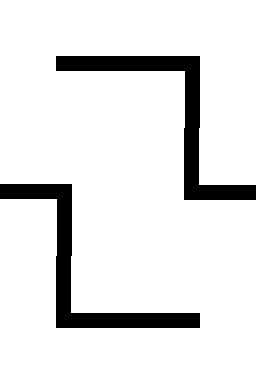

This is a level from a 2D game, rendered from its Tiled map with the project's own tilesets. A one-line summary and the complete map file follow:
An orthogonal 2x3 tile map with 128x128 px tiles, 1 tile layer (Tile Layer 1).

<map version="1.2" tiledversion="1.3.4" orientation="orthogonal" renderorder="right-down" width="2" height="3" tilewidth="128" tileheight="128" infinite="0" nextlayerid="2" nextobjectid="1">
 <tileset firstgid="1" name="g1" tilewidth="128" tileheight="128" tilecount="15" columns="0">
  <grid orientation="orthogonal" width="1" height="1" />
  <tile id="0">
   <image width="128" height="128" source="../tileset/0.bmp" />
  </tile>
  <tile id="1">
   <image width="128" height="128" source="../tileset/1.bmp" />
  </tile>
  <tile id="2">
   <image width="128" height="128" source="../tileset/2.bmp" />
  </tile>
  <tile id="3">
   <image width="128" height="128" source="../tileset/3.bmp" />
  </tile>
  <tile id="4">
   <image width="128" height="128" source="../tileset/4.bmp" />
  </tile>
  <tile id="5">
   <image width="128" height="128" source="../tileset/5.bmp" />
  </tile>
  <tile id="6">
   <image width="128" height="128" source="../tileset/6.bmp" />
  </tile>
  <tile id="7">
   <image width="128" height="128" source="../tileset/7.bmp" />
  </tile>
  <tile id="8">
   <image width="128" height="128" source="../tileset/8.bmp" />
  </tile>
  <tile id="9">
   <image width="128" height="128" source="../tileset/9.bmp" />
  </tile>
  <tile id="10">
   <image width="128" height="128" source="../tileset/10.bmp" />
  </tile>
  <tile id="11">
   <image width="128" height="128" source="../tileset/11.bmp" />
  </tile>
  <tile id="12">
   <image width="128" height="128" source="../tileset/12.bmp" />
  </tile>
  <tile id="13">
   <image width="128" height="128" source="../tileset/13.bmp" />
  </tile>
  <tile id="14">
   <image width="128" height="128" source="../tileset/14.bmp" />
  </tile>
 </tileset>
 <layer id="1" name="Tile Layer 1" width="2" height="3">
  <data encoding="csv">
2,9,
9,7,
7,4
</data>
 </layer>
</map>
